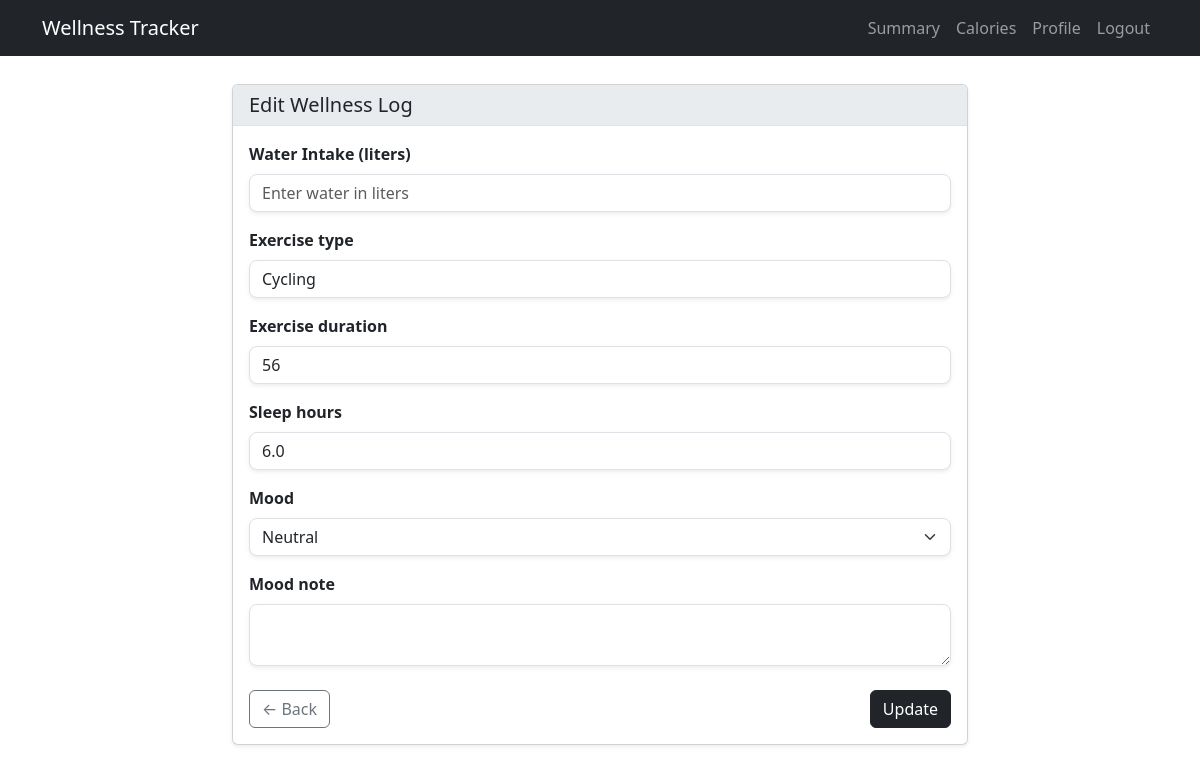
Screenshot of /edit/75/ (signed in) with the database file from the repository.
### WellnessApp/models.py (models this page shows, shortened)
class WellnessLog(models.Model):
    user = models.ForeignKey(User, on_delete=models.CASCADE)
    date = models.DateField(auto_now_add=True)
    time = models.TimeField(auto_now_add=True)
    water_intake_ml = models.FloatField(null=True, blank=True)
    exercise_type = models.CharField(max_length=100,choices= EXERCISE_MET, blank=True)
    exercise_duration = models.PositiveIntegerField(null=True, blank=True)
    sleep_hours = models.FloatField(null=True, blank=True)
    mood = models.CharField(max_length=50, choices=MOOD_CHOICES, blank=True)
    mood_note = models.TextField(blank=True)

### WellnessApp/views.py (the view)
# urls.py: path('edit/<int:pk>/', views.edit_log, name='edit_log'),
@login_required
def edit_log(request, pk):
    log = get_object_or_404(WellnessLog, pk=pk, user=request.user)
    if request.method == 'POST':
        form = WellnessLogForm(request.POST, instance=log)
        if form.is_valid():
            form.save()
            messages.success(request, 'Log updated successfully!')
            return redirect('dashboard')
    else:
        form = WellnessLogForm(instance=log)
    return render(request, 'WellnessApp/log_form.html', {'form': form})

### WellnessApp/forms.py (shortened to what this page needs)
class WellnessLogForm(forms.ModelForm):
    class Meta:
        model = WellnessLog
        fields = ['water_intake_ml', 'exercise_type', 'exercise_duration', 'sleep_hours', 'mood', 'mood_note']
        widgets = {
            'water_intake_ml': forms.NumberInput(attrs={
                'class': 'form-control',
                'step': '0.1',
                'placeholder': 'Enter water in liters'
            }),
            'mood_note': forms.Textarea(attrs={'rows': 2, 'class': 'form-control'}),
            'exercise_type': forms.Select(attrs={'class': 'form-control'}),
            'exercise_duration': forms.NumberInput(attrs={'class': 'form-control'}),
            'sleep_hours': forms.NumberInput(attrs={'class': 'form-control', 'step': '0.1'}),
            'mood': forms.Select(attrs={'class': 'form-select'}),
        }
        labels = {
            'water_intake_ml': 'Water Intake (liters)',
        }

### WellnessApp/templates/WellnessApp/log_form.html (shortened to what this page needs)
{% extends 'WellnessApp/base.html' %}
{% load widget_tweaks %}
{% block content %}
<div class="row justify-content-center">
  <div class="col-md-8">
    <div class="card shadow-sm">
      <div class="card-header bg-body-secondary border-bottom">
        <h5 class="mb-0">{% if form.instance.pk %}Edit{% else %}Add{% endif %} Wellness Log</h5>
      </div>
      <div class="card-body">
        <form method="post" novalidate>
          {% for field in form %}
          <div class="mb-3">
            <label class="form-label fw-semibold">{{ field.label }}</label>
            {{ field|add_class:"form-control rounded-3 shadow-sm" }}
          </div>
          {% endfor %}
          <div class="d-flex justify-content-between mt-4">
            <a href="{% url 'dashboard' %}" class="btn btn-outline-secondary">← Back</a>
            <button type="submit" class="btn btn-dark">{% if form.instance.pk %}Update{% else %}Save Log{% endif %}</button>
          </div>
        </form>
      </div>
    </div>
  </div>
</div>
{% endblock %}

### WellnessApp/templates/WellnessApp/base.html (style rules this page uses)
body { padding-top: 60px; }

### rows the page displays
WellnessLog: form "Cycling" "56" "6.0" "Neutral"

### other values shown
{{ field.label }} "Water Intake (liters)" "Exercise type" "Exercise duration" "Sleep hours" "Mood" "Mood note"
